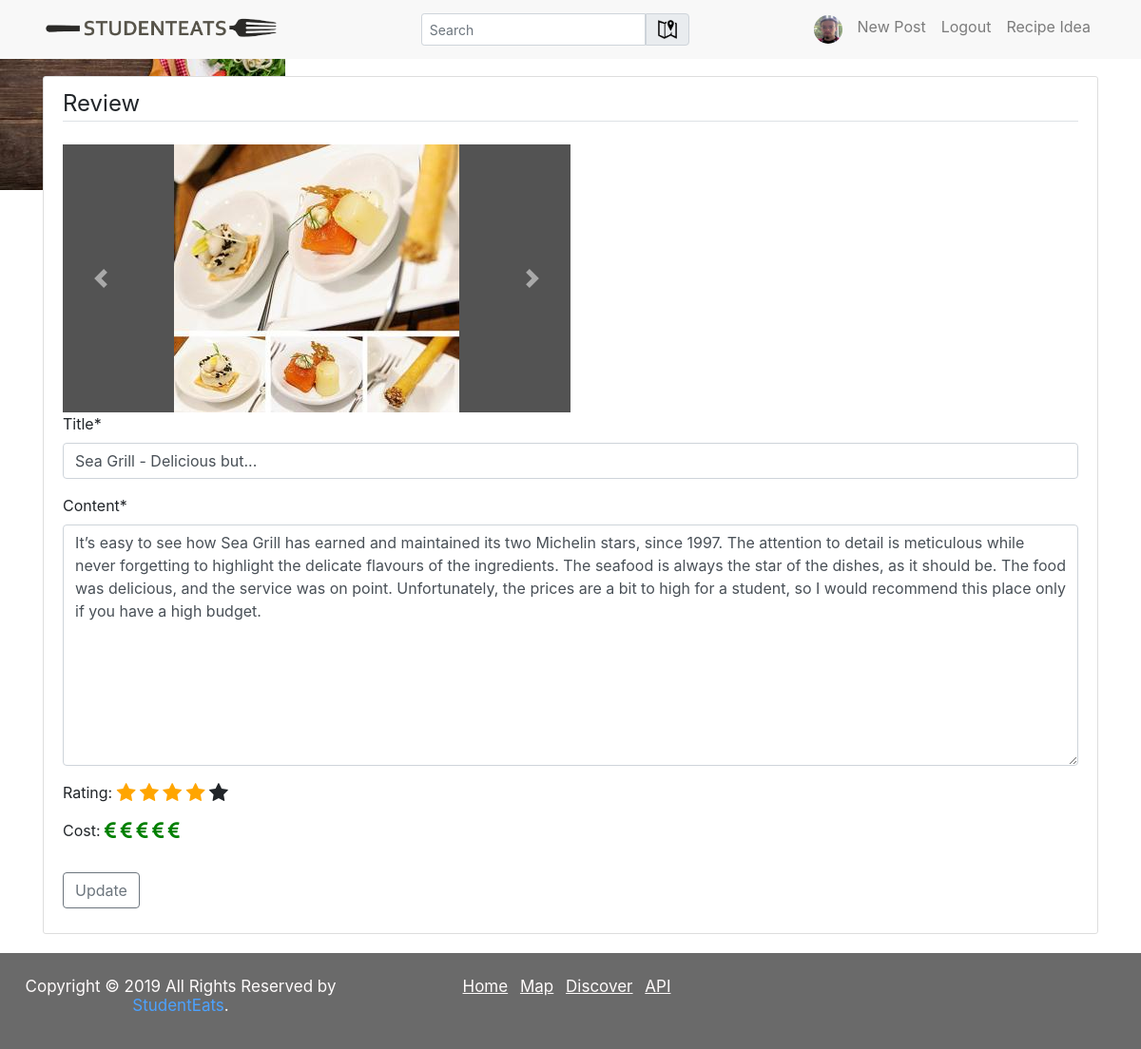
/post/122/update/ (signed in), run on the app's committed database.
### users/models.py (models this page shows, shortened)
class Profile(models.Model):
    image = models.ImageField(default='default.jpg', upload_to='profile_pics')
    bio = models.TextField(max_length=150, default='')
    user = models.OneToOneField(User, on_delete=models.CASCADE)
    following = models.ManyToManyField('self', symmetrical = False, blank=True, related_name='followers')

### blog/models.py (models this page shows, shortened)
class PostImage(models.Model):
    image = models.ImageField(upload_to='post_images')
    post = models.ForeignKey(Post, related_name='images', on_delete=models.CASCADE)

class Post(models.Model):
    title = models.CharField(max_length=100)
    content = models.TextField(max_length=500)
    date_posted = models.DateTimeField(default=timezone.now)
    rating = models.IntegerField(null=False, default=0)
    cost = models.IntegerField(null=False, default=0)
    place = models.ForeignKey(EatingPlace, related_name='posts', on_delete=models.CASCADE, null=True)
    author = models.ForeignKey(User, on_delete=models.CASCADE, related_name='posts')
    likes = models.ManyToManyField(User, blank=True, related_name='likers')

### blog/views.py (the view, shortened to what this page needs)
# urls.py: path('post/<int:pk>/update/', PostUpdateView.as_view(), name='post-update'),
class PostUpdateView(LoginRequiredMixin, UserPassesTestMixin, UpdateView):
    model = Post
    fields = ['title', 'content']
    template_name = 'blog/post_update.html'
    def test_func(self):
        post = self.get_object()
        if self.request.user == post.author:
            return True
        return False
    def get_context_data(self, **kwargs):
        context = super().get_context_data(**kwargs)
        context['post'] = self.get_object()
        return context

### blog/templates/blog/post_update.html (shortened to what this page needs)
{% extends "blog/base.html" %}
{% load crispy_forms_tags %}
{% load static %}
{% block extra_css %}
    <link rel="stylesheet" href="https://cdnjs.cloudflare.com/ajax/libs/font-awesome/4.7.0/css/font-awesome.min.css">
    <link rel="stylesheet" href="{% static 'blog/rating-icons.css' %}">
{% endblock extra_css %}
{% block content %}
  <div class="content-section">
      <form method="POST", enctype="multipart/form-data">
          <fieldset class="form-group">
              <legend class="border-bottom mb-4">Review</legend>
             {% include "blog/blocks/carousel.html" %}
              {{ form |crispy }}
              <p>Rating: <span class="fa fa-star fa-lg"></span> <span class="fa fa-star fa-lg"></span> <span class="fa fa-star fa-lg"></span> <span class="fa fa-star fa-lg"></span> <span class="fa fa-star fa-lg"></span></p>
              <p>Cost: <span class="fa fa-eur fa-lg"></span> <span class="fa fa-eur fa-lg"></span> <span class="fa fa-eur fa-lg"></span> <span class="fa fa-eur fa-lg"></span> <span class="fa fa-eur fa-lg"></span></p>
          </fieldset>
          <div class="form-group">
              <button class="btn btn-outline-secondary" type="submit">Update</button>
          </div>
      </form>
  </div>
{% endblock content %}

### blog/templates/blog/base.html (shortened to what this page needs)
{% load static %}
<!DOCTYPE html>
<html lang="en" dir="ltr">
<head>
    <link rel="stylesheet" href="https://maxcdn.bootstrapcdn.com/bootstrap/4.0.0/css/bootstrap.min.css">
    <link rel="stylesheet" href="{% static 'blog/main.css' %}">
    {% block extra_css %}
    {% endblock extra_css %}
</head>
<body>
<div id="wrapper">
	<div id="pagecontent">
	<header class="site-header">
        <nav class="navbar navbar-expand-md navbar-light bg-steel fixed-top">
            <div class="container">
                <a class="navbar-brand mr-4" href="{% url 'blog-home' %}"><img src="{% static 'blog/logo2.png' %}" alt="StudentEats logo" width="250"></a>
                <div class="collapse navbar-collapse" id="navbarToggle">
                    <div class="navbar-nav mr-auto">
                        <form class="form-inline" action="{% url 'search-result' %}" method="GET" autocomplete="off">
                            <div class="input-group">
                                <input id="search" class="form-control form-control-sm" name="q" type="search" placeholder="Search">
                                <div class="input-group-prepend">
                                    <a class="btn btn-light nav-item input-group-text rounded-right" href="{% url 'blog-map' %}" id="basic-addon1">
                                        <img src="{% static 'blog/map_icon.png' %}" alt="Map" height="20">
                                    </a>
                                </div>
                            </div>
                        </form>
                    </div>
                    <div class="navbar-nav">
                        {% if user.is_authenticated %}
                        <a class="nav-item nav-link" href="{% url 'profile' user.username %}">
                            <img src="{{ user.profile.image.url }}" alt="Profile" height="30" width="30" class="rounded-circle">
                        </a>
                        <a class="nav-item nav-link" href="{% url 'post-create' %}">New Post</a>
                        <a class="nav-item nav-link" href="{% url 'logout' %}">Logout</a>
                             <div class="dropdown">
                                <a class="nav-item nav-link">Recipe Idea</a>
                                    {% include 'blog/recipeAPI.html' %}
                             </div>
                        {% else %}
                        <a class="nav-item nav-link" href="{% url 'login' %}">Login</a>
                        <a class="nav-item nav-link" href="{% url 'register' %}">Register</a> {% endif %}
                    </div>
                </div>
            </div>
        </nav>
    </header>
    <main style="margin-top: 10vh" role="main" class="container">
        <div class="row">
            <div class="col-md-12">
                {% block content %}  {% endblock %}
            </div>
        </div>
    </main>
	</div>
</div>
    <div id="FOOTERTEST">
	<footer id="footerpush">
    <div class="row">
  <div class="col-sm-4">
      <p style="text-align: center" class="copyright-text">Copyright &copy; 2019 All Rights Reserved by <a href="{% url 'blog-home' %}">StudentEats</a>. </p>
  </div>
  <div class="col-sm-4">
      <ul class="footer-links">
              <li><a class="mr-2" href="{% url 'blog-home' %}"><u>Home</u></a></li>
              <li><a class="mr-2" href="{% url 'blog-map' %}"><u>Map</u></a></li>
              <li><a class="mr-2" href="{% url 'discover' %}"><u>Discover</u></a></li>
              <li><a class="mr-2" href="{% url 'api-page' %}"><u>API</u></a></li>
            </ul>
  </div>
  <div  id="footersharebuttons" class="col-sm-4">
  </div>
</div>
    </footer>
    </div>
    <link rel="stylesheet" href="https://code.jquery.com/ui/1.12.1/themes/base/jquery-ui.css" type="text/css" media="all" />
</body>
</html>

### blog/templates/blog/blocks/carousel.html (shortened to what this page needs)
{% if post.images.count != 0 %}
<div id="post-carousel-{{forloop.counter }}" class="carousel slide carouselresp" data-interval="false" data-ride="carousel">
    <div class="carousel-inner">
        {% for image in post.images.all %} {% if forloop.first %}
        <div class="carousel-item active">
            <img class="d-block" src="{{ image.image.url }}" alt="First slide">
        </div>
        {% else %}
        <div class="carousel-item">
            <img class="d-block" src="{{ image.image.url }}" alt="Next slide">
        </div>
        {% endif %} {% endfor %}
    </div>
    <a class="carousel-control-prev" href="#post-carousel-{{forloop.counter }}" role="button" data-slide="prev">
        <span class="carousel-control-prev-icon" aria-hidden="true"></span>
    </a>
    <a class="carousel-control-next" href="#post-carousel-{{forloop.counter }}" role="button" data-slide="next">
        <span class="carousel-control-next-icon" aria-hidden="true"></span>
    </a>
</div>
{% endif %}

### blog/static/blog/main.css (style rules this page uses)
body, html { height: 100%; }
#wrapper { min-height: 100%; height: auto !important; margin: 0 auto; }
#push, #footerpush { height: 3%; width: 100%; }
body { background-size: cover; background: #f8f8f8 url("wood.jpg") no-repeat fixed; color: #333333; margin-top: 5rem; width: 100%; }
.bg-steel { background-color: #f8f8f8; }
.site-header .navbar-nav .nav-link { color: #000000; }
.carousel-item img { margin: auto; }
.carousel { background-color: #535353; }
@media (min-width: 1000px) { .carouselresp { width: 50%; } }
.content-section { background: #ffffff; padding: 10px 20px; border: 1px solid #dddddd; border-radius: 3px; margin-bottom: 20px; }
footer { background-color: #2b2b2b; opacity: 70%; padding: 25px 0 20px; font-size: 17px; line-height: 20px; color: snow; min-width: 100%; text-align: center; }
.footer-links { padding-left: 0; list-style: none; }
.footer-links li { display: inline; }
.footer-links a { color: snow; }
#footersharebuttons { padding-right: 5vw; display: inline-block; }
.dropdown { display: inline-block; }

### data on the page
PostImage: image (picture)
Post: title "Sea Grill - Delicious but...", content "It’s easy to see how Sea Grill has earned and maintained its two Michelin stars, since 1997. The attention to detail is meticulous while never forgetting to highlight the delicate flavours of the ingredients. The seafood is always the star of the dishes, as it should be. The food was delicious, and the service was on point. Unfortunately, the prices are a bit to high for a student, so I would recommend this place only if you have a high budget."
